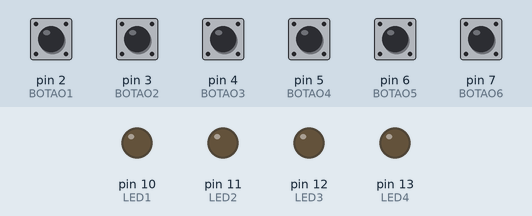
The sketch below on a simulated Arduino Uno, built with avr-gcc and run on an emulated ATmega328P. On the bench: output pins drawn as LEDs (lit = HIGH). The test bench sets the inputs (shaded band); at power-on: pin 5 (BOTAO4), pin 6 (BOTAO5), pin 7 (BOTAO6) HIGH, pin 2 (BOTAO1), pin 3 (BOTAO2), pin 4 (BOTAO3) LOW.

Above: at 1.2 s.
1.3 s: pin 7 (BOTAO6) pulled LOW for 0.15 s
At 1.8 s:
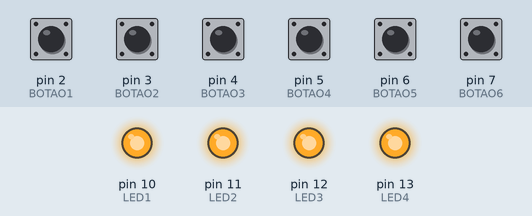
4.4 s: pin 2 (BOTAO1) pulled HIGH for 1 s
At 6.1 s:
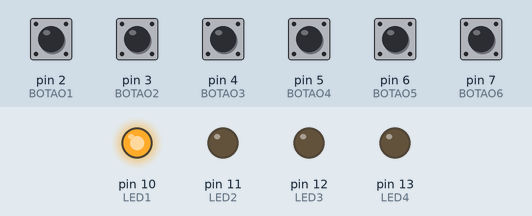
8.4 s: pin 5 (BOTAO4) pulled LOW for 0.15 s
At 9.6 s:
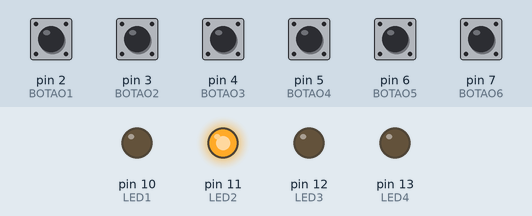
11.5 s: pin 6 (BOTAO5) pulled LOW for 0.15 s
At 12.0 s:
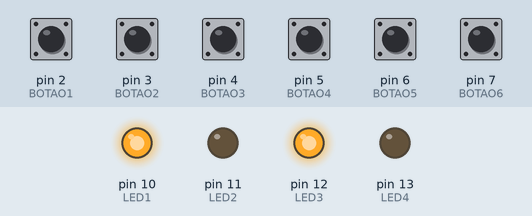
14.6 s: pin 6 (BOTAO5) pulled LOW for 1 s
At 17.8 s:
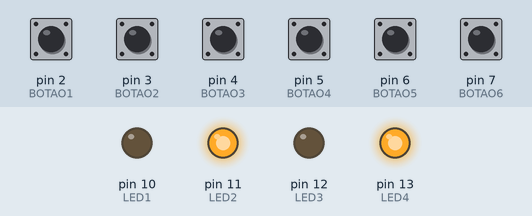
18.6 s: pin 3 (BOTAO2) pulled HIGH for 1 s
At 20.5 s:
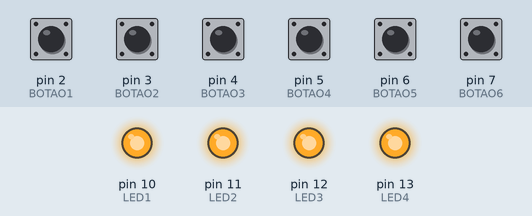
Timing chart, 0 to 22.0 s (numbered marks = the images above; inputs shaded):
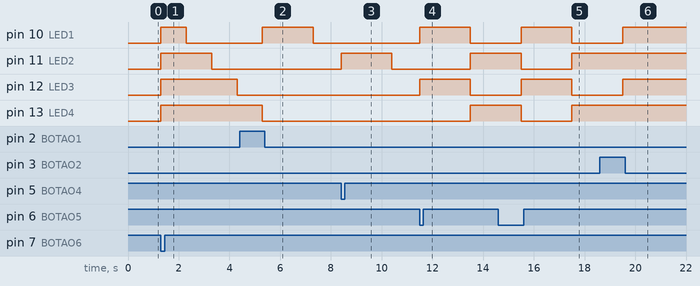

The sketch:

aula_3.ino
```cpp
#define BOTAO1 2
#define BOTAO2 3
#define BOTAO3 4
#define BOTAO4 5
#define BOTAO5 6
#define BOTAO6 7
#define LED1 10
#define LED2 11
#define LED3 12
#define LED4 13


void setup() {
  pinMode(BOTAO1,INPUT);
  pinMode(BOTAO2,INPUT);
  pinMode(BOTAO3,INPUT);
  pinMode(BOTAO4,INPUT_PULLUP);
  pinMode(BOTAO5,INPUT_PULLUP);
  pinMode(BOTAO6,INPUT_PULLUP);
  pinMode(LED1,OUTPUT);
  pinMode(LED2,OUTPUT);
  pinMode(LED3,OUTPUT);
  pinMode(LED4,OUTPUT);


}

void loop() {
  if(digitalRead(BOTAO1))
  {
    digitalWrite(LED1,1);
    delay(2000);
    digitalWrite(LED1,0);

  }

  if(!digitalRead(BOTAO4))
  {
    digitalWrite(LED2,1);
    delay(2000);
    digitalWrite(LED2,0);
  }

  if(digitalRead(BOTAO2))
  {
    digitalWrite(LED1,1);
    digitalWrite(LED2,1);
    digitalWrite(LED3,1);
    digitalWrite(LED4,1);

  }
   if(digitalRead(BOTAO3))
   {
    digitalWrite(LED1,0);
    digitalWrite(LED2,0);
    digitalWrite(LED3,0);
    digitalWrite(LED4,0);

   }

   if(!digitalRead(BOTAO5))
   {
     digitalWrite(LED1,1);
     digitalWrite(LED3,1);
     delay(2000);
     digitalWrite(LED1,0);
     digitalWrite(LED3,0);
     digitalWrite(LED2,1);
     digitalWrite(LED4,1);
     delay(2000);
     digitalWrite(LED2,0);
     digitalWrite(LED4,0);
   }
    if(!digitalRead(BOTAO6))
    {
    digitalWrite(LED1,1);
    digitalWrite(LED2,1);
    digitalWrite(LED3,1);
    digitalWrite(LED4,1);
    delay(1000);
    digitalWrite(LED1,0);
    delay(1000);
    digitalWrite(LED2,0);
    delay(1000);
    digitalWrite(LED3,0);
    delay(1000);
    digitalWrite(LED4,0);


    }


}
```

Measured:
- after the input at 1.3 s, pin 10 (LED1): LOW → HIGH at once, → LOW 1.0 s later; pin 11 (LED2): LOW → HIGH at once, → LOW 2.0 s later; pin 12 (LED3): LOW → HIGH at once, → LOW 3.0 s later; pin 13 (LED4): LOW → HIGH at once
- after the input at 4.4 s, pin 10 (LED1): LOW → HIGH after 0.90 s, → LOW 2.0 s later
- after the input at 8.4 s, pin 11 (LED2): LOW → HIGH at once, → LOW 2.0 s later
- after the input at 11.5 s, pin 10 (LED1), pin 12 (LED3): LOW → HIGH at once, → LOW 2.0 s later; pin 11 (LED2), pin 13 (LED4): LOW → HIGH after 2.0 s
- after the input at 14.6 s, pin 10 (LED1), pin 12 (LED3): LOW → HIGH after 0.90 s, → LOW 2.0 s later
- after the input at 18.6 s, pin 10 (LED1), pin 12 (LED3): LOW → HIGH after 0.90 s; pin 11 (LED2), pin 13 (LED4): stays HIGH (without the input it goes to LOW after 0.90 s)
